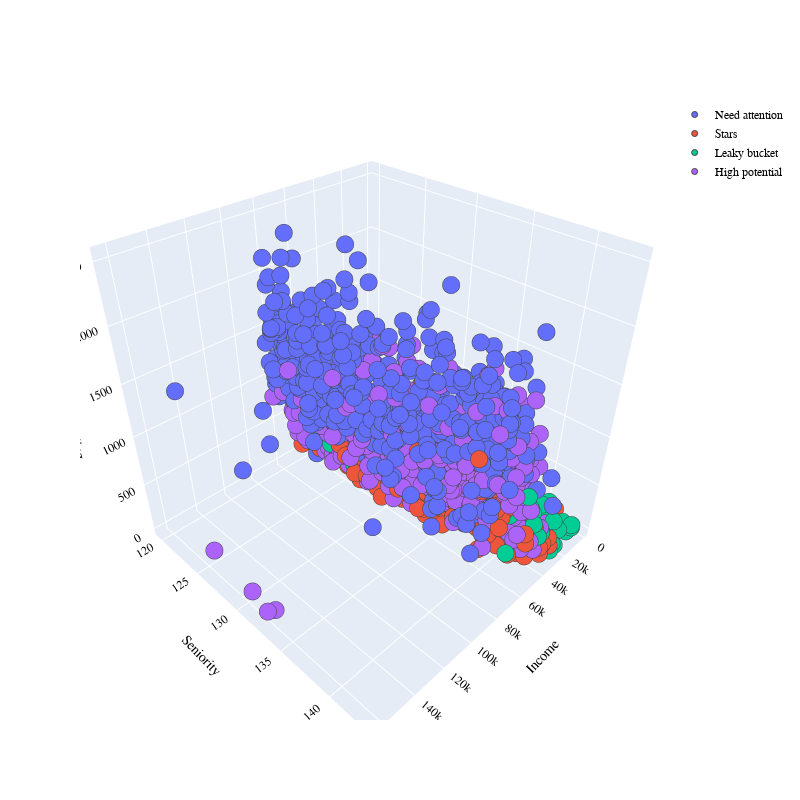

The notebook cell saved with this chart:
### Code cell
labels_filtered = umap_labels[original_indices]
labels_filtered = labels_filtered[filtered_indices]
data = data2
scaler=StandardScaler()
dataset_temp=data[['Income','Seniority','Spending']]
X_std=scaler.fit_transform(dataset_temp)
X = normalize(X_std,norm='l2')


dataset_temp['Cluster'] = labels_filtered
dataset_temp=dataset_temp.replace({0:'Stars',1:'Need attention',2:'High potential',3:'Leaky bucket'})
data = data.merge(dataset_temp.Cluster, left_index=True, right_index=True)


PLOT = go.Figure()
for C in list(data.Cluster.unique()):
    

    PLOT.add_trace(go.Scatter3d(x = data[data.Cluster == C]['Income'],
                                y = data[data.Cluster == C]['Seniority'],
                                z = data[data.Cluster == C]['Spending'],                        
                                mode = 'markers',marker_size = 6, marker_line_width = 1,
                                name = str(C)))
PLOT.update_traces(hovertemplate='Income: %{x} <br>Seniority: %{y} <br>Spending: %{z}')

    
PLOT.update_layout(width = 800, height = 800, autosize = True, showlegend = True,
                   scene = dict(xaxis=dict(title = 'Income', titlefont_color = 'black'),
                                yaxis=dict(title = 'Seniority', titlefont_color = 'black'),
                                zaxis=dict(title = 'Spending', titlefont_color = 'black')),
                   font = dict(family = "Gilroy", color  = 'black', size = 12))

### Figure 1 — Plotly figure (JSON) as saved in the notebook; plotly's stock layout.template omitted (floating-point values rounded to 4 significant figures; data arrays with more than 128 entries replaced by an {"elided": "..."} marker saying what was removed)
{"data": [{"hovertemplate": "Income: %{x} <br>Seniority: %{y} <br>Spending: %{z}", "marker": {"line": {"width": 1}, "size": 6}, "mode": "markers", "name": "Need attention", "type": "scatter3d", "x": {"elided": "593 int values"}, "y": {"elided": "593 float values"}, "z": {"elided": "593 int values"}}, {"hovertemplate": "Income: %{x} <br>Seniority: %{y} <br>Spending: %{z}", "marker": {"line": {"width": 1}, "size": 6}, "mode": "markers", "name": "Stars", "type": "scatter3d", "x": {"elided": "405 int values"}, "y": {"elided": "405 float values"}, "z": {"elided": "405 int values"}}, {"hovertemplate": "Income: %{x} <br>Seniority: %{y} <br>Spending: %{z}", "marker": {"line": {"width": 1}, "size": 6}, "mode": "markers", "name": "Leaky bucket", "type": "scatter3d", "x": {"elided": "589 int values"}, "y": {"elided": "589 float values"}, "z": {"elided": "589 int values"}}, {"hovertemplate": "Income: %{x} <br>Seniority: %{y} <br>Spending: %{z}", "marker": {"line": {"width": 1}, "size": 6}, "mode": "markers", "name": "High potential", "type": "scatter3d", "x": {"elided": "628 int values"}, "y": {"elided": "628 float values"}, "z": {"elided": "628 int values"}}], "layout": {"autosize": true, "font": {"color": "black", "family": "Gilroy", "size": 12}, "height": 800, "scene": {"xaxis": {"title": {"font": {"color": "black"}, "text": "Income"}}, "yaxis": {"title": {"font": {"color": "black"}, "text": "Seniority"}}, "zaxis": {"title": {"font": {"color": "black"}, "text": "Spending"}}}, "showlegend": true, "width": 800}}
